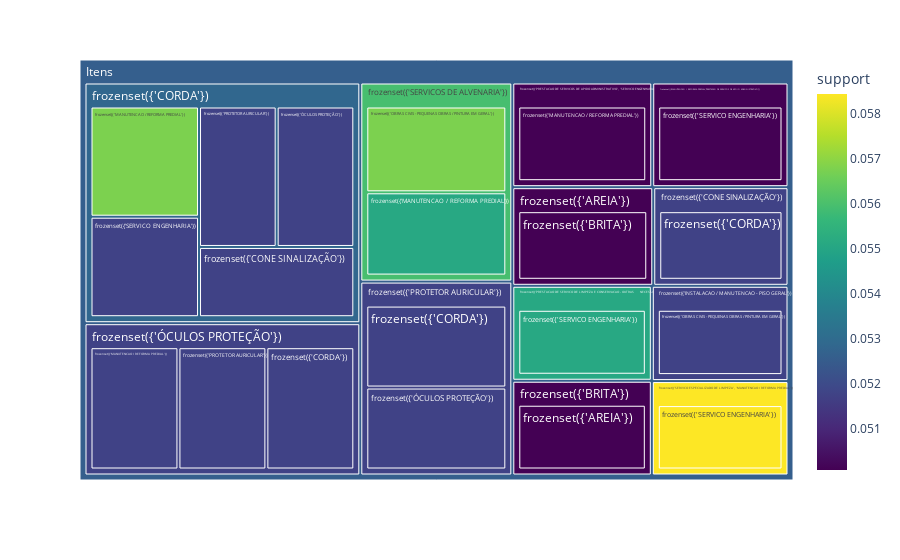

Notebook code for this chart:
### Code cell
fig.show()

### Figure 1 — Plotly figure (JSON) as saved in the notebook; plotly's stock layout.template omitted (floating-point values rounded to 4 significant figures)
{"data": [{"branchvalues": "total", "customdata": [[0.05008], [0.05008], [0.05008], [0.05175], [0.05676], [0.05509], [0.05008], [0.05175], [0.05509], [0.05843], [0.05175], [0.05676], [0.05175], [0.05175], [0.05175], [0.05175], [0.05175], [0.05175], [0.05175], [0.05175], [0.05008], [0.05008], [0.05008], [0.05008], [0.05175], [0.05175], [0.05283], [0.05175], [0.05175], [0.05594], [0.05509], [0.05843], [0.0526]], "domain": {"x": [0, 1], "y": [0, 1]}, "hovertemplate": "labels=%{label}<br>confidence=%{value}<br>parent=%{parent}<br>id=%{id}<br>support=%{color}<extra></extra>", "ids": ["Itens/frozenset({'AREIA'})/frozenset({'BRITA'})", "Itens/frozenset({'BRITA'})/frozenset({'AREIA'})", "Itens/frozenset({'PRESTACAO DE SERVICOS DE APOIO ADMINISTRATIVO', 'SERVICO ENGENHARIA'})/frozenset({'MANUTENCAO / REFORMA PREDIAL'})", "Itens/frozenset({'ÓCULOS PROTEÇÃO'})/frozenset({'MANUTENCAO / REFORMA PREDIAL'})", "Itens/frozenset({'CORDA'})/frozenset({'MANUTENCAO / REFORMA PREDIAL'})", "Itens/frozenset({'SERVICOS DE ALVENARIA'})/frozenset({'MANUTENCAO / REFORMA PREDIAL'})", "Itens/frozenset({'MANUTENCAO / REFORMA PREDIAL', 'PRESTACAO DE SERVICOS DE APOIO ADMINISTRATIVO'})/frozenset({'SERVICO ENGENHARIA'})", "Itens/frozenset({'CORDA'})/frozenset({'SERVICO ENGENHARIA'})", "Itens/frozenset({'PRESTACAO DE SERVICO DE LIMPEZA E CONSERVACAO - OUTRAS      NECESSIDADES'})/frozenset({'SERVICO ENGENHARIA'})", "Itens/frozenset({'SERVICO ESPECIALIZADO DE LIMPEZA', 'MANUTENCAO / REFORMA PREDIAL'})/frozenset({'SERVICO ENGENHARIA'})", "Itens/frozenset({'INSTALACAO / MANUTENCAO - PISO GERAL'})/frozenset({'OBRAS CIVIS - PEQUENAS OBRAS / PINTURA EM GERAL'})", "Itens/frozenset({'SERVICOS DE ALVENARIA'})/frozenset({'OBRAS CIVIS - PEQUENAS OBRAS / PINTURA EM GERAL'})", "Itens/frozenset({'ÓCULOS PROTEÇÃO'})/frozenset({'PROTETOR AURICULAR'})", "Itens/frozenset({'CORDA'})/frozenset({'PROTETOR AURICULAR'})", "Itens/frozenset({'ÓCULOS PROTEÇÃO'})/frozenset({'CORDA'})", "Itens/frozenset({'PROTETOR AURICULAR'})/frozenset({'CORDA'})", "Itens/frozenset({'CONE SINALIZAÇÃO'})/frozenset({'CORDA'})", "Itens/frozenset({'CORDA'})/frozenset({'ÓCULOS PROTEÇÃO'})", "Itens/frozenset({'PROTETOR AURICULAR'})/frozenset({'ÓCULOS PROTEÇÃO'})", "Itens/frozenset({'CORDA'})/frozenset({'CONE SINALIZAÇÃO'})", "Itens/frozenset({'AREIA'})", "Itens/frozenset({'BRITA'})", "Itens/frozenset({'PRESTACAO DE SERVICOS DE APOIO ADMINISTRATIVO', 'SERVICO ENGENHARIA'})", "Itens/frozenset({'MANUTENCAO / REFORMA PREDIAL', 'PRESTACAO DE SERVICOS DE APOIO ADMINISTRATIVO'})", "Itens/frozenset({'ÓCULOS PROTEÇÃO'})", "Itens/frozenset({'INSTALACAO / MANUTENCAO - PISO GERAL'})", "Itens/frozenset({'CORDA'})", "Itens/frozenset({'PROTETOR AURICULAR'})", "Itens/frozenset({'CONE SINALIZAÇÃO'})", "Itens/frozenset({'SERVICOS DE ALVENARIA'})", "Itens/frozenset({'PRESTACAO DE SERVICO DE LIMPEZA E CONSERVACAO - OUTRAS      NECESSIDADES'})", "Itens/frozenset({'SERVICO ESPECIALIZADO DE LIMPEZA', 'MANUTENCAO / REFORMA PREDIAL'})", "Itens"], "labels": ["frozenset({'BRITA'})", "frozenset({'AREIA'})", "frozenset({'MANUTENCAO / REFORMA PREDIAL'})", "frozenset({'MANUTENCAO / REFORMA PREDIAL'})", "frozenset({'MANUTENCAO / REFORMA PREDIAL'})", "frozenset({'MANUTENCAO / REFORMA PREDIAL'})", "frozenset({'SERVICO ENGENHARIA'})", "frozenset({'SERVICO ENGENHARIA'})", "frozenset({'SERVICO ENGENHARIA'})", "frozenset({'SERVICO ENGENHARIA'})", "frozenset({'OBRAS CIVIS - PEQUENAS OBRAS / PINTURA EM GERAL'})", "frozenset({'OBRAS CIVIS - PEQUENAS OBRAS / PINTURA EM GERAL'})", "frozenset({'PROTETOR AURICULAR'})", "frozenset({'PROTETOR AURICULAR'})", "frozenset({'CORDA'})", "frozenset({'CORDA'})", "frozenset({'CORDA'})", "frozenset({'ÓCULOS PROTEÇÃO'})", "frozenset({'ÓCULOS PROTEÇÃO'})", "frozenset({'CONE SINALIZAÇÃO'})", "frozenset({'AREIA'})", "frozenset({'BRITA'})", "frozenset({'PRESTACAO DE SERVICOS DE APOIO ADMINISTRATIVO', 'SERVICO ENGENHARIA'})", "frozenset({'MANUTENCAO / REFORMA PREDIAL', 'PRESTACAO DE SERVICOS DE APOIO ADMINISTRATIVO'})", "frozenset({'ÓCULOS PROTEÇÃO'})", "frozenset({'INSTALACAO / MANUTENCAO - PISO GERAL'})", "frozenset({'CORDA'})", "frozenset({'PROTETOR AURICULAR'})", "frozenset({'CONE SINALIZAÇÃO'})", "frozenset({'SERVICOS DE ALVENARIA'})", "frozenset({'PRESTACAO DE SERVICO DE LIMPEZA E CONSERVACAO - OUTRAS      NECESSIDADES'})", "frozenset({'SERVICO ESPECIALIZADO DE LIMPEZA', 'MANUTENCAO / REFORMA PREDIAL'})", "Itens"], "marker": {"coloraxis": "coloraxis", "colors": [0.05008, 0.05008, 0.05008, 0.05175, 0.05676, 0.05509, 0.05008, 0.05175, 0.05509, 0.05843, 0.05175, 0.05676, 0.05175, 0.05175, 0.05175, 0.05175, 0.05175, 0.05175, 0.05175, 0.05175, 0.05008, 0.05008, 0.05008, 0.05008, 0.05175, 0.05175, 0.05283, 0.05175, 0.05175, 0.05594, 0.05509, 0.05843, 0.0526]}, "maxdepth": 3, "name": "", "parents": ["Itens/frozenset({'AREIA'})", "Itens/frozenset({'BRITA'})", "Itens/frozenset({'PRESTACAO DE SERVICOS DE APOIO ADMINISTRATIVO', 'SERVICO ENGENHARIA'})", "Itens/frozenset({'ÓCULOS PROTEÇÃO'})", "Itens/frozenset({'CORDA'})", "Itens/frozenset({'SERVICOS DE ALVENARIA'})", "Itens/frozenset({'MANUTENCAO / REFORMA PREDIAL', 'PRESTACAO DE SERVICOS DE APOIO ADMINISTRATIVO'})", "Itens/frozenset({'CORDA'})", "Itens/frozenset({'PRESTACAO DE SERVICO DE LIMPEZA E CONSERVACAO - OUTRAS      NECESSIDADES'})", "Itens/frozenset({'SERVICO ESPECIALIZADO DE LIMPEZA', 'MANUTENCAO / REFORMA PREDIAL'})", "Itens/frozenset({'INSTALACAO / MANUTENCAO - PISO GERAL'})", "Itens/frozenset({'SERVICOS DE ALVENARIA'})", "Itens/frozenset({'ÓCULOS PROTEÇÃO'})", "Itens/frozenset({'CORDA'})", "Itens/frozenset({'ÓCULOS PROTEÇÃO'})", "Itens/frozenset({'PROTETOR AURICULAR'})", "Itens/frozenset({'CONE SINALIZAÇÃO'})", "Itens/frozenset({'CORDA'})", "Itens/frozenset({'PROTETOR AURICULAR'})", "Itens/frozenset({'CORDA'})", "Itens", "Itens", "Itens", "Itens", "Itens", "Itens", "Itens", "Itens", "Itens", "Itens", "Itens", "Itens", ""], "type": "treemap", "values": [0.7692, 0.7317, 0.8108, 0.775, 0.7907, 0.825, 0.7895, 0.7209, 0.7333, 0.7143, 0.7209, 0.85, 0.775, 0.7209, 0.775, 0.8158, 0.7381, 0.7209, 0.8158, 0.7209, 0.7692, 0.7317, 0.8108, 0.7895, 2.325, 0.7209, 3.674, 1.632, 0.7381, 1.675, 0.7333, 0.7143, 15.31]}], "layout": {"coloraxis": {"colorbar": {"title": {"text": "support"}}, "colorscale": [[0, "#440154"], [0.1111, "#482878"], [0.2222, "#3e4989"], [0.3333, "#31688e"], [0.4444, "#26828e"], [0.5556, "#1f9e89"], [0.6667, "#35b779"], [0.7778, "#6ece58"], [0.8889, "#b5de2b"], [1, "#fde725"]]}, "legend": {"tracegroupgap": 0}, "margin": {"t": 60}}}
